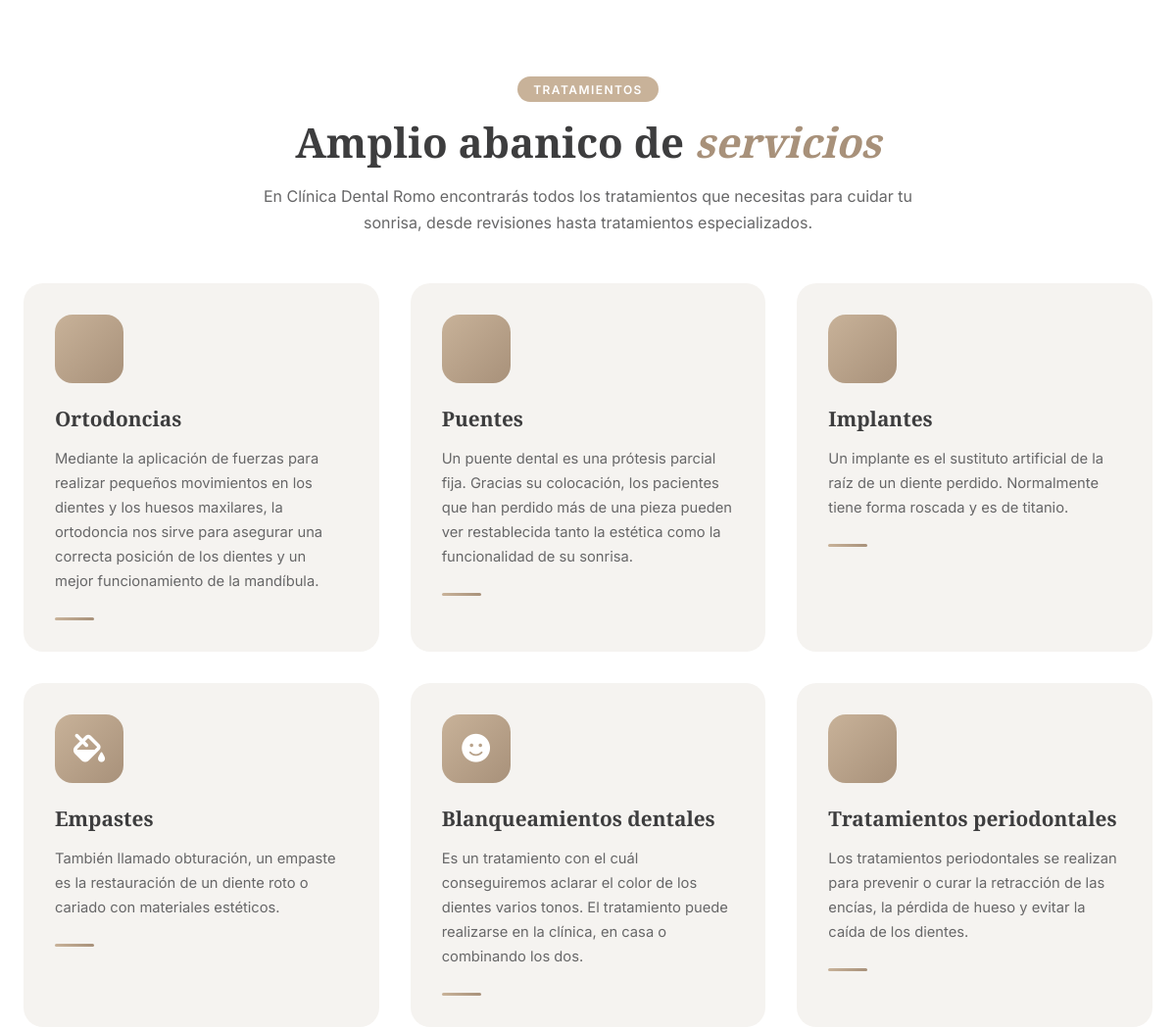
Before: /paginas/paginaServicios.php (middle part) with the older database file.
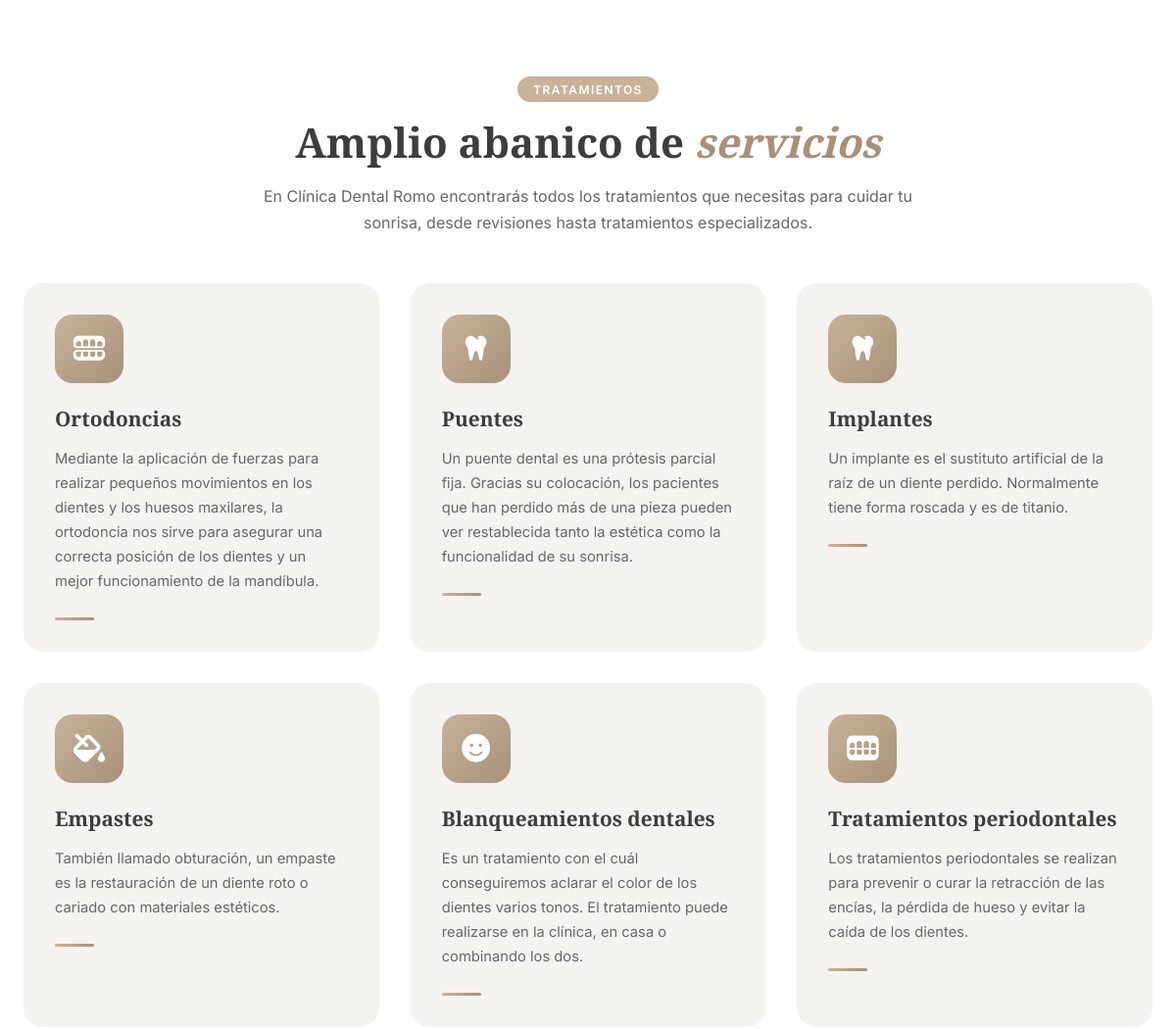
After: the same page with the newer database file.
### tables this page shows
CREATE TABLE IF NOT EXISTS servicios (
    id INT AUTO_INCREMENT PRIMARY KEY,
    nombre VARCHAR(100) NOT NULL,
    descripcion TEXT NOT NULL,
    icono VARCHAR(50) DEFAULT 'fas fa-tooth',
    orden INT DEFAULT 0,
    activo BOOLEAN DEFAULT TRUE,
    fecha_creacion TIMESTAMP DEFAULT CURRENT_TIMESTAMP
);

### models/Servicio.php (called while the page is built, shortened)
<?php
class Servicio {
    private $conn;
    private $table_name = "servicios";
    public function __construct($db) {
        $this->conn = $db;
    }
    public function obtenerActivos() {
        $query = "SELECT * FROM " . $this->table_name . "
                  WHERE activo = 1
                  ORDER BY orden ASC";
        $stmt = $this->conn->prepare($query);
        $stmt->execute();
        return $stmt;
    }
}
?>

### paginas/paginaServicios.php (the view, shortened to what this page needs)
<?php
require_once __DIR__ . '/../models/Servicio.php';
$database = new Database();
$db = $database->getConnection();
$servicioModel = new Servicio($db);
$stmt = $servicioModel->obtenerActivos();
$totalServicios = $stmt->rowCount();
?>
<!DOCTYPE html>
<html lang="es">
<head>
    <link rel="stylesheet" href="https://cdnjs.cloudflare.com/ajax/libs/font-awesome/6.0.0-beta3/css/all.min.css">
    <link rel="stylesheet" href="../estilos.css">
</head>
<body>
    <main>
        <section class="servicios-destacados">
            <div class="contenedor">
                <div class="seccion-cabecera centrada">
                    <div class="etiqueta-seccion">Tratamientos</div>
                    <h2 class="titulo-seccion">Amplio abanico de <em>servicios</em></h2>
                    <p class="seccion-descripcion">
                        En Clínica Dental Romo encontrarás todos los tratamientos que necesitas para cuidar tu sonrisa,
                        desde revisiones hasta tratamientos especializados.
                    </p>
                </div>
                <div class="servicios-grid">
                    <?php if ($totalServicios > 0): ?>
                        <?php while ($row = $stmt->fetch(PDO::FETCH_ASSOC)): ?>
                            <div class="servicio-card">
                                <div class="servicio-icono">
                                    <i class="<?php echo htmlspecialchars($row['icono']); ?>"></i>
                                </div>
                                <h3><?php echo htmlspecialchars($row['nombre']); ?></h3>
                                <p><?php echo htmlspecialchars($row['descripcion']); ?></p>
                                <div class="servicio-linea"></div>
                            </div>
                        <?php endwhile; ?>
                    <?php else: ?>
                        <div class="sin-servicios">
                            <p>No hay servicios disponibles en este momento.</p>
                        </div>
                    <?php endif; ?>
                </div>
            </div>
        </section>
    </main>
</body>
</html>

### estilos.css (style rules this page uses)
* { margin: 0; padding: 0; box-sizing: border-box; }
:root { --arena: #C8B299; --arena-claro: #ddd0c0; --arena-oscuro:#a8917a; --gris: #676768; --gris-oscuro: #3d3d3e; --gris-claro: #f5f3f0; --blanco: #ffffff; --negro: #1a1a1a; --sombra: rgba(0,0,0,0.12); --sombra-lg: rgba(0,0,0,0.22); --transicion: all 0.35s ease; --radio: 12px; --radio-lg: 20px; }
html { scroll-behavior: smooth; }
body { font-family: 'Inter', 'Segoe UI', sans-serif; color: var(--negro); background-color: var(--blanco); overflow-x: hidden; }
h1, h2, h3 { font-family: 'Playfair Display', Georgia, serif; line-height: 1.2; }
h4, h5, h6, p, span, a, button { font-family: 'Inter', sans-serif; }
em { color: var(--arena-oscuro); font-style: italic; }
.titulo-seccion { font-size: clamp(1.8rem, 3.5vw, 2.8rem); color: var(--gris-oscuro); margin-bottom: 1rem; }
.etiqueta-seccion { display: inline-block; background-color: var(--arena); color: var(--blanco); font-size: 0.75rem; font-weight: 600; letter-spacing: 0.12em; text-transform: uppercase; padding: 0.35rem 1rem; border-radius: 50px; margin-bottom: 1rem; }
.contenedor { max-width: 1200px; margin: 0 auto; padding: 0 24px; }
.seccion-cabecera { margin-bottom: 3rem; }
.seccion-cabecera.centrada { text-align: center; }
.servicios-destacados { padding: 5rem 0; background-color: var(--blanco); }
.seccion-descripcion { font-size: 1rem; color: var(--gris); max-width: 700px; margin: 1rem auto 0; line-height: 1.7; }
.servicios-grid { display: grid; grid-template-columns: repeat(3, 1fr); gap: 2rem; margin-top: 3rem; }
.servicio-card { background-color: var(--gris-claro); border-radius: var(--radio-lg); padding: 2rem; transition: var(--transicion); opacity: 1; transform: translateY(0); }
.servicio-icono { width: 70px; height: 70px; background: linear-gradient(135deg, var(--arena), var(--arena-oscuro)); border-radius: 18px; display: flex; align-items: center; justify-content: center; color: var(--blanco); font-size: 1.8rem; margin-bottom: 1.5rem; }
.servicio-card h3 { font-size: 1.3rem; color: var(--gris-oscuro); margin-bottom: 1rem; font-family: 'Playfair Display', serif; }
.servicio-card p { font-size: 0.92rem; color: var(--gris); line-height: 1.7; margin-bottom: 1.5rem; }
.servicio-linea { height: 3px; width: 40px; background: linear-gradient(to right, var(--arena), var(--arena-oscuro)); border-radius: 2px; }

Changed rows visible on the page:
changed servicios "Ortodoncias": icono "fas fa-braces" → "fas fa-teeth-open" (drawn)
changed servicios "Puentes": icono "fas fa-bridge" → "fas fa-tooth" (drawn)
changed servicios "Implantes": icono "fas fa-implant" → "fas fa-tooth" (drawn)
changed servicios "Tratamientos periodontales": icono "fas fa-gums" → "fas fa-teeth" (drawn)
